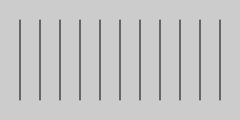
Frame 1 (no input)
Frame 60 (no input): identical to frame 1, image omitted
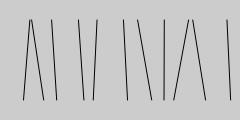
Frame 120 (the mouse pressed at the canvas centre since frame 60)

The p5.js sketch that drew these frames (run headless with seeded random() and noise() and a simulated clock; from frame 60 on, the mouse is pressed at the canvas centre):

// p5.js sketch
// ── sketch.js
function setup() {
  createCanvas(240, 120);
}

function draw() {
  background(204);
  for (var x = 20; x < width; x += 20) {
    var mx = mouseX / 10;
    var offsetA = random(-mx, mx);
    var offsetB = random(-mx, mx);
    line(x + offsetA, 20, x - offsetB, 100);
  }
}

// https://editor.p5js.org/jht1493/sketches/SmFX6Ioj_
// Ex_08_08 Draw Randomly

// https://github.com/lmccart/gswp5.js-code/blob/master/08_Motion/Ex_08_08.js
